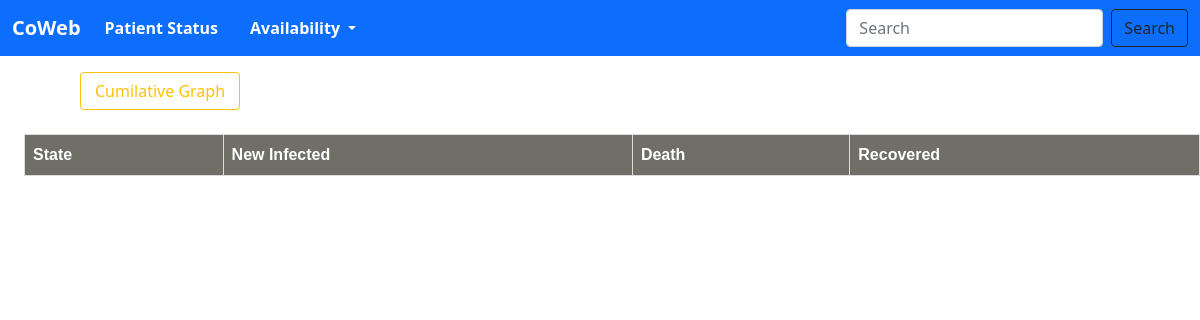
Page /patient_status/ on the earlier database version.
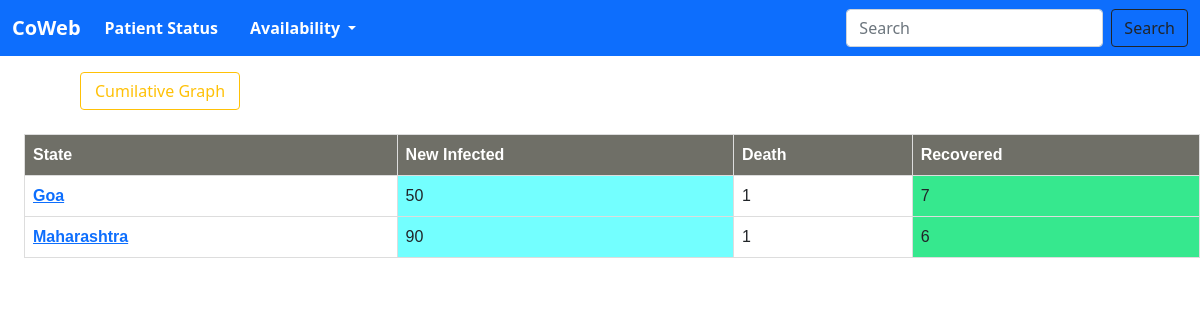
Same page on the later database version.
### analysis/models.py (models this page shows, shortened)
class Patient_Status(models.Model):
    cured = models.IntegerField(default=1)
    death = models.IntegerField(default=1)
    admitted = models.IntegerField(default=1)
    state = models.CharField(max_length=100)

### analysis/views.py (the view)
# urls.py: path('patient_status/',views.patient_status, name='patient_status'),
def patient_status(request):
    allPosts = Patient_Status.objects.all()
    params = {'allPosts': allPosts}
    return render(request, 'patient_status.html', params)

### analysis/templates/patient_status.html (shortened to what this page needs)
{% extends "analysis.html" %}
{% load static %}
{% block body %}
<body>
<a type="button" class="btn btn-outline-warning graph" href="{% url 'graph' %}">Cumilative Graph</a>
<table>
  <tr>
    <th>State</th>
    <th>New Infected</th>
    <th>Death</th>
    <th>Recovered</th>
  </tr>
  {% for i in allPosts  %}
  <tr>
    <td><a href="#">{{i.state}}</a></td>
    <td>{{i.admitted}}</td>
    <td>{{i.death}}</td>
    <td>{{i.cured}}</td>
  </tr>
  {% endfor %}
</table>
</body>
{% endblock %}

### analysis/templates/analysis.html (shortened to what this page needs)
{% load static %}
<!doctype html>
<html lang="en">
  <head>
    <link href="https://cdn.jsdelivr.net/npm/bootstrap@5.1.1/dist/css/bootstrap.min.css" rel="stylesheet">
  </head>
  <body>
    <nav class="navbar navbar-expand-lg navbar-dark bg-primary">
        <div class="container-fluid">
          <a class="navbar-brand" href="#">CoWeb</a>
          <div class="collapse navbar-collapse" id="navbarSupportedContent">
            <ul class="navbar-nav me-auto mb-2 mb-lg-0">
              <li class="nav-item">
                <a class="nav-link active" aria-current="page" href="{% url 'patient_status' %}">Patient Status</a>
              </li>
              <li class="nav-item dropdown">
                <a class="nav-link dropdown-toggle active" href="#" id="navbarDropdown" role="button" data-bs-toggle="dropdown" aria-expanded="false">
                  Availability
                </a>
              </li>
            </ul>
            <form class="d-flex" >
              <input class="form-control me-2" type="search" placeholder="Search" aria-label="Search">
              <button class="btn btn-outline-dark" type="submit">Search</button>
            </form>
          </div>
        </div>
      </nav>
      {% block body %}
      {% endblock %}
  </body>
</html>

### analysis/templates/analysis.html (style rules this page uses)
a { font-weight: 600; margin-right: 1rem; }

### analysis/templates/patient_status.html (style rules this page uses)
table { font-family: arial, sans-serif; border-collapse: collapse; width: 98%; margin: 1.5rem; }
td, th { border: 1px solid #dddddd; text-align: left; padding: 8px; }
th { background-color: #6f6f67; color: white; }
td:nth-child(2) { background-color: #73ffff; }
td:nth-child(4) { background-color: #36e88e; }
.graph { width: 10rem; margin-left: 5rem; margin-top: 1rem; }

Differences in the rows shown:
added Patient_Status: state "Goa", admitted "50", death "1", cured "7"
added Patient_Status: state "Maharashtra", admitted "90", death "1", cured "6"
